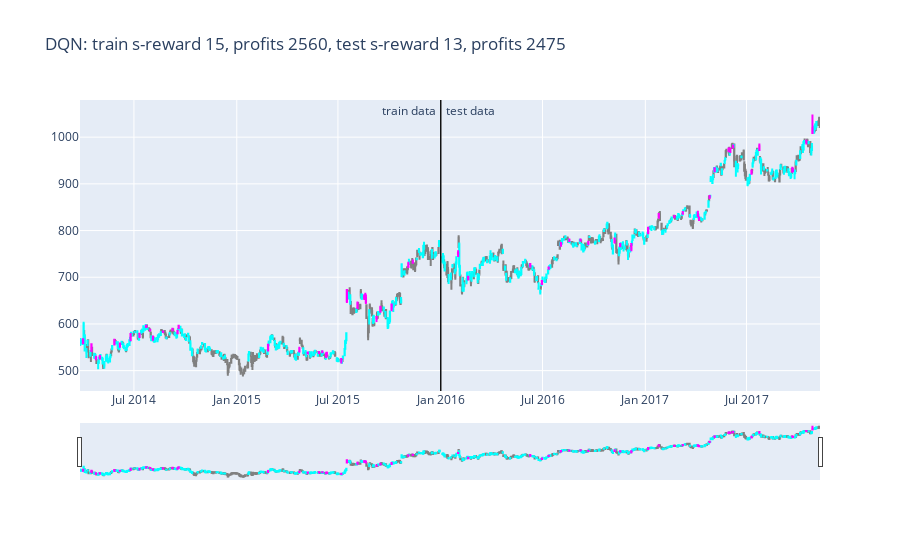

Notebook code cell kept with this figure:
### Code cell
plot_train_test_by_q(Environment1(train), Environment1(test), Q, 'DQN')

### Figure 1 — Plotly figure (JSON) as saved in the notebook; plotly's stock layout.template omitted (floating-point values rounded to 4 significant figures; data arrays with more than 128 entries replaced by an {"elided": "..."} marker saying what was removed)
{"data": [{"close": {"elided": "226 float values"}, "decreasing": {"line": {"color": "gray"}}, "high": {"elided": "226 float values"}, "increasing": {"line": {"color": "gray"}}, "low": {"elided": "226 float values"}, "open": {"elided": "226 float values"}, "type": "candlestick", "x": {"elided": "226 str values"}}, {"close": {"elided": "186 float values"}, "decreasing": {"line": {"color": "cyan"}}, "high": {"elided": "186 float values"}, "increasing": {"line": {"color": "cyan"}}, "low": {"elided": "186 float values"}, "open": {"elided": "186 float values"}, "type": "candlestick", "x": {"elided": "186 str values"}}, {"close": [567.2, 556.5, 525.2, 531.4, 566.0, 556.3, 578.6, 579.2, 596.0, 587.4, 573.1, 582.6, 589.7, 584.8, 596.1, 555.5, 547, 538.2, 539.8, 540.3, 536.7, 534.6, 525.0, 672.9, 643.8, 660.9, 660.9, 646.8, 614.7, 635.1, 641.5, 728.1, 731.2], "decreasing": {"line": {"color": "magenta"}}, "high": [568.5, 557, 531.6, 532.9, 566, 558.1, 580.0, 580.9, 597.9, 589.5, 575.4, 585.2, 591.8, 587.5, 596.5, 556.1, 551.0, 541.1, 540.6, 543.5, 538.4, 539.0, 526.2, 674.5, 647.9, 661.4, 667, 663.0, 616.3, 638.7, 643.0, 733.1, 737.8], "increasing": {"line": {"color": "magenta"}}, "low": [558.7, 540, 522.1, 523.9, 554.4, 548.9, 565.2, 571.4, 592.5, 584, 564.1, 580.6, 586.3, 578.8, 589.5, 541.5, 540.2, 536, 536.2, 537.1, 529.4, 533.0, 515.2, 645, 633.2, 651.2, 654.2, 642.9, 604.1, 623.8, 627, 721.9, 728.6], "open": [558.7, 543, 530.0, 527.1, 556, 558.1, 565.3, 571.9, 593.2, 586.5, 569.0, 583.6, 586.6, 580.0, 591.5, 543, 541.1, 536.6, 538.0, 539.9, 529.4, 538.4, 523.1, 649, 634.3, 656.8, 656.6, 655.5, 612.5, 626.7, 632, 722, 731], "type": "candlestick", "x": ["2014-04-01T00:00:00", "2014-04-16T00:00:00", "2014-04-24T00:00:00", "2014-05-01T00:00:00", "2014-05-27T00:00:00", "2014-06-06T00:00:00", "2014-06-25T00:00:00", "2014-07-11T00:00:00", "2014-07-23T00:00:00", "2014-07-30T00:00:00", "2014-08-04T00:00:00", "2014-08-22T00:00:00", "2014-09-08T00:00:00", "2014-09-17T00:00:00", "2014-09-19T00:00:00", "2015-02-26T00:00:00", "2015-04-23T00:00:00", "2015-05-08T00:00:00", "2015-05-28T00:00:00", "2015-06-03T00:00:00", "2015-06-10T00:00:00", "2015-06-11T00:00:00", "2015-07-07T00:00:00", "2015-07-17T00:00:00", "2015-08-05T00:00:00", "2015-08-17T00:00:00", "2015-08-19T00:00:00", "2015-08-20T00:00:00", "2015-09-08T00:00:00", "2015-09-15T00:00:00", "2015-10-05T00:00:00", "2015-11-04T00:00:00", "2015-11-12T00:00:00"]}, {"close": {"elided": "231 float values"}, "decreasing": {"line": {"color": "gray"}}, "high": {"elided": "231 float values"}, "increasing": {"line": {"color": "gray"}}, "low": {"elided": "231 float values"}, "open": {"elided": "231 float values"}, "type": "candlestick", "x": {"elided": "231 str values"}}, {"close": {"elided": "209 float values"}, "decreasing": {"line": {"color": "cyan"}}, "high": {"elided": "209 float values"}, "increasing": {"line": {"color": "cyan"}}, "low": {"elided": "209 float values"}, "open": {"elided": "209 float values"}, "type": "candlestick", "x": {"elided": "209 str values"}}, {"close": [752, 700.9, 728.6, 692.1, 720.6, 773.2, 777.5, 780.4, 776.2, 782.5, 771.2, 771.2, 806.1, 835.7, 830.8, 838.7, 831.4, 824.7, 871.7, 927.1, 975.9, 975.6, 981.1, 928.8, 980.3, 932.5, 928.5, 992, 1019.0], "decreasing": {"line": {"color": "magenta"}}, "high": [757.9, 703.1, 729.5, 692.3, 722.9, 773.2, 782.9, 782.7, 777.2, 785.2, 772.7, 771.4, 807.9, 835.8, 833.2, 842, 842.5, 828.5, 876.0, 934.9, 976.2, 975.6, 984.1, 930.4, 986.2, 936.5, 934.7, 993.9, 1048.0], "increasing": {"line": {"color": "magenta"}}, "low": [743.3, 694.0, 722.3, 683.6, 715.9, 766.8, 777, 776.2, 768.3, 772.5, 764.2, 755.8, 792.2, 825.1, 828.6, 834.2, 830.7, 820.5, 867.7, 925.2, 969.5, 966, 975.8, 919.6, 970.8, 923.8, 926.5, 984, 1008.0], "open": [750.5, 695.0, 722.9, 685.5, 719.1, 767.2, 780.0, 780, 772.7, 774.5, 766.9, 761, 795.3, 829.6, 828.7, 836, 835.5, 828.0, 874.2, 933.5, 970.3, 969.5, 979.6, 921.8, 972.2, 933, 927.8, 992.1, 1009.0], "type": "candlestick", "x": ["2016-02-01T00:00:00", "2016-02-19T00:00:00", "2016-06-09T00:00:00", "2016-06-30T00:00:00", "2016-07-12T00:00:00", "2016-08-03T00:00:00", "2016-08-18T00:00:00", "2016-09-07T00:00:00", "2016-09-21T00:00:00", "2016-11-07T00:00:00", "2016-11-17T00:00:00", "2016-12-07T00:00:00", "2017-01-06T00:00:00", "2017-01-25T00:00:00", "2017-02-22T00:00:00", "2017-03-09T00:00:00", "2017-04-05T00:00:00", "2017-04-07T00:00:00", "2017-04-26T00:00:00", "2017-05-05T00:00:00", "2017-05-30T00:00:00", "2017-06-02T00:00:00", "2017-06-07T00:00:00", "2017-07-10T00:00:00", "2017-07-24T00:00:00", "2017-09-21T00:00:00", "2017-09-22T00:00:00", "2017-10-16T00:00:00", "2017-10-27T00:00:00"]}], "layout": {"annotations": [{"showarrow": false, "text": " test data", "x": "2016-01-01", "xanchor": "left", "xref": "x", "y": 1, "yref": "paper"}, {"showarrow": false, "text": "train data ", "x": "2016-01-01", "xanchor": "right", "xref": "x", "y": 1, "yref": "paper"}], "shapes": [{"line": {"color": "rgb(0,0,0)", "width": 1}, "x0": "2016-01-01", "x1": "2016-01-01", "xref": "x", "y0": 0, "y1": 1, "yref": "paper"}], "showlegend": false, "title": {"text": "DQN: train s-reward 15, profits 2560, test s-reward 13, profits 2475"}}}
